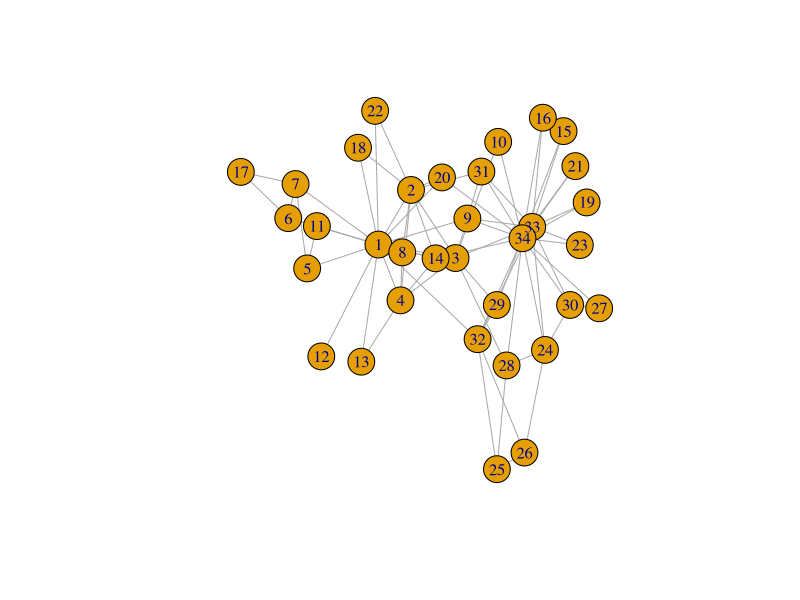
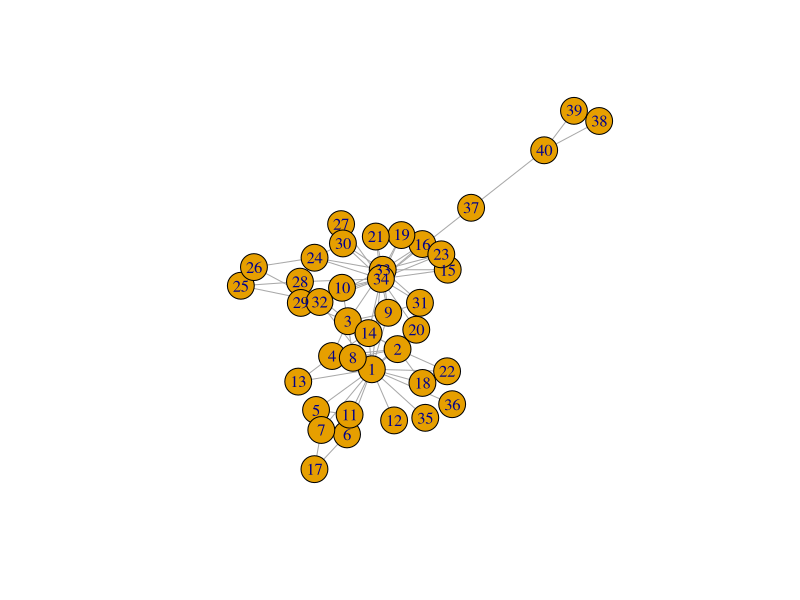
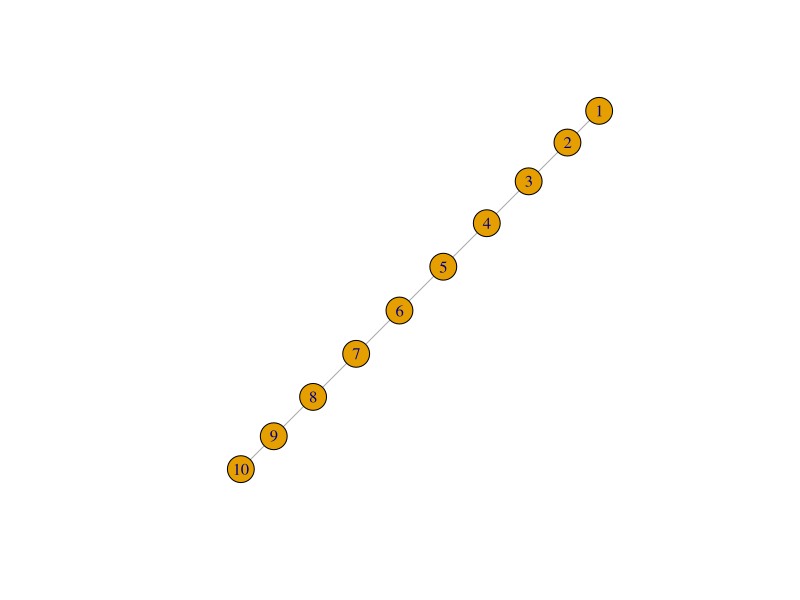
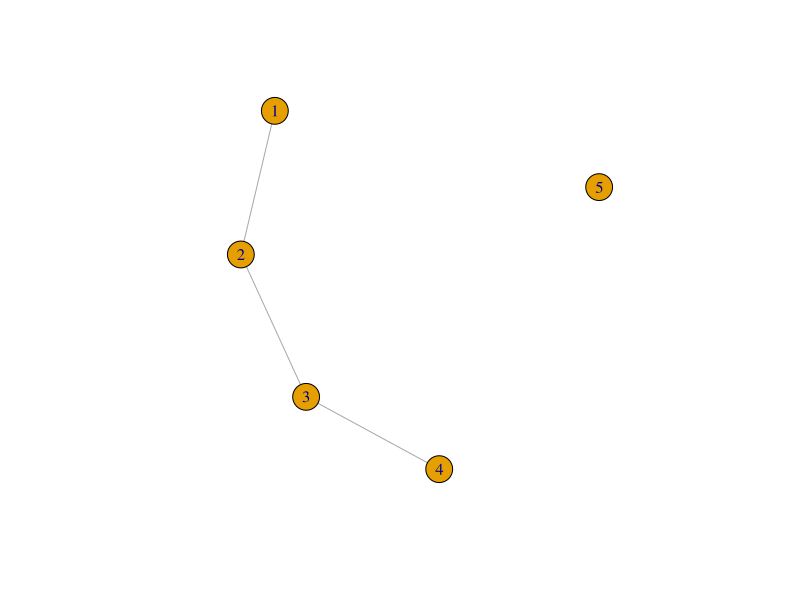
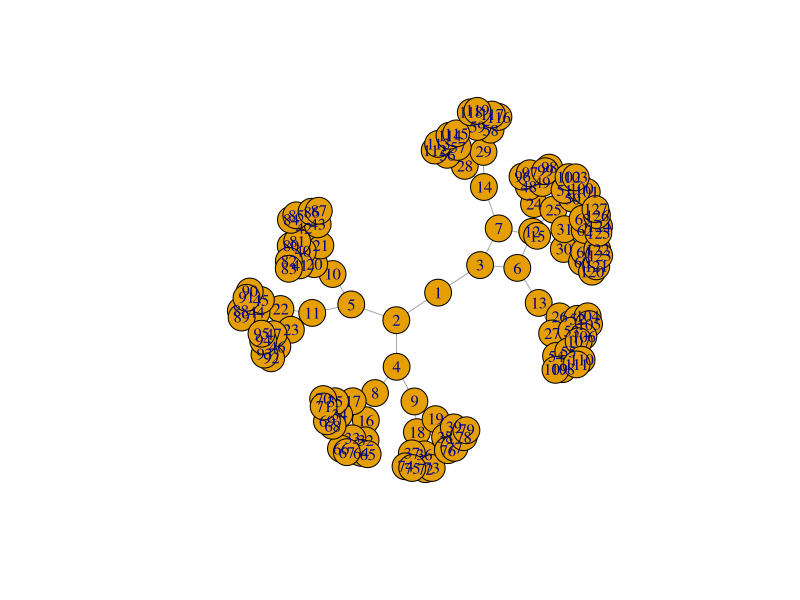
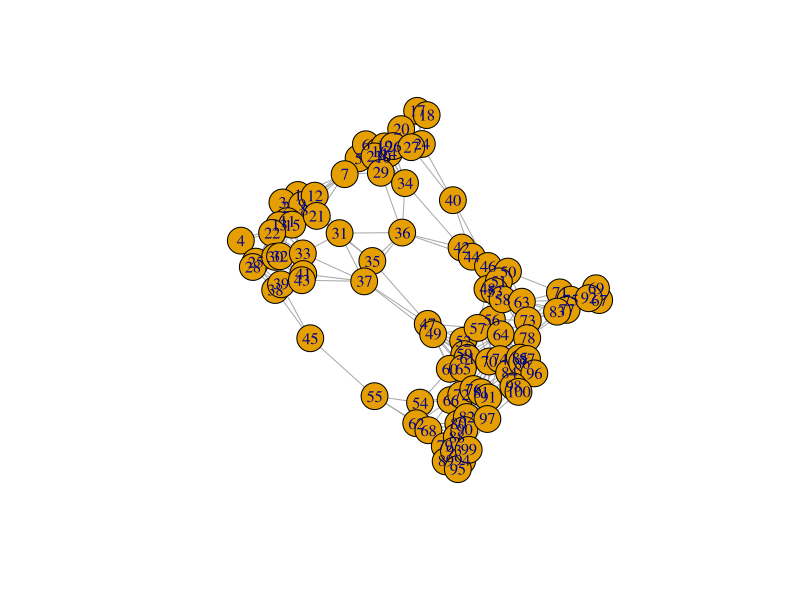
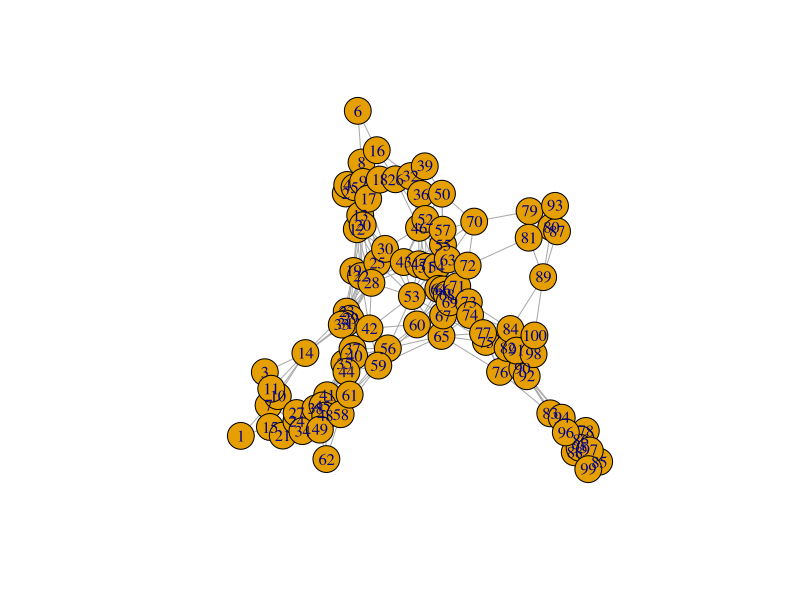
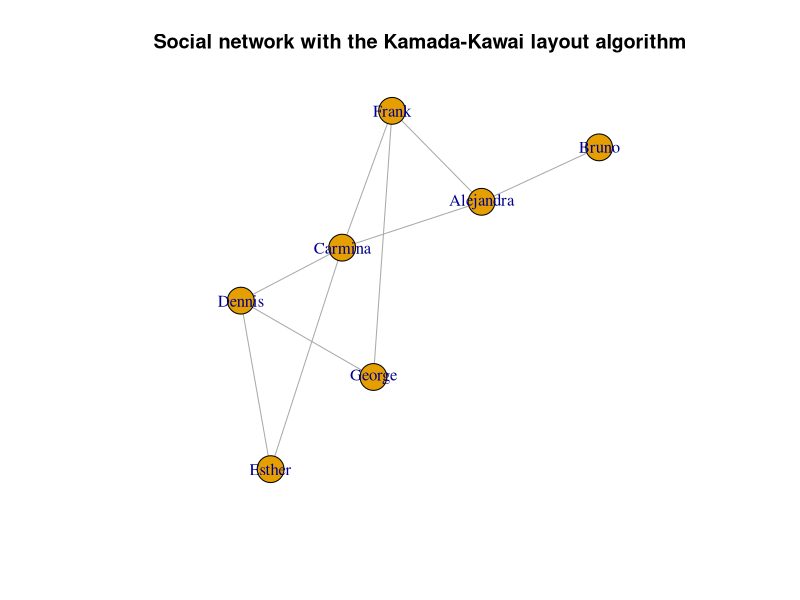

Write R code to recreate these figures, in order.
## ---- chunk 1
# install.packages("igraph")
library(igraph)
## ---- chunk 2
g <- make_empty_graph()
## ---- chunk 3
g <- make_graph(edges = c(1,2, 1,5), n=10, directed = FALSE)
## ---- chunk 4
g
## ---- chunk 5
summary(g)
## ---- chunk 6
g <- make_graph('Zachary')
## ---- chunk 7
plot(g)
## ---- chunk 8
g <- add_vertices(g, 3)
## ---- chunk 9
g <- add_edges(g, edges = c(1,35, 1,36, 34,37))
## ---- chunk 10
g <- g %>% add_edges(edges=c(1,34)) %>% add_vertices(3) %>%
     add_edges(edges=c(38,39, 39,40, 40,38, 40,37))
g

plot(g)
## ---- chunk 11
get.edge.ids(g, c(1,34))
## ---- chunk 12
g <- delete_edges(g, 82)
## ---- chunk 13
g <- make_ring(10) %>% delete_edges("10|1")
plot(g)
## ---- chunk 14
g <- make_ring(5)
g <- delete_edges(g, get.edge.ids(g, c(1,5, 4,5)))
plot(g)
## ---- chunk 15
graph1 <- make_tree(127, 2, mode = "undirected")
summary(graph1)
plot(graph1)
## ---- chunk 16
graph2 <- make_tree(127, 2, mode = "undirected")
## ---- chunk 17
identical_graphs(graph1,graph2)
## ---- chunk 18
graph1 <- sample_grg(100, 0.2)
summary(graph1)
plot(graph1)
## ---- chunk 19
graph2 <- sample_grg(100, 0.2)
identical_graphs(graph1, graph2)
plot(graph2)
## ---- chunk 20
isomorphic(graph1, graph2)
## ---- chunk 21
g <- make_graph(~ Alice-Bob:Claire:Frank, Claire-Alice:Dennis:Frank:Esther,
                George-Dennis:Frank, Dennis-Esther)
## ---- chunk 22
V(g)$age <- c(25, 31, 18, 23, 47, 22, 50) 
V(g)$gender <- c("f", "m", "f", "m", "m", "f", "m")
E(g)$is_formal <- c(FALSE, FALSE, TRUE, TRUE, TRUE, FALSE, TRUE, FALSE, FALSE)
summary(g)
## ---- chunk 23
E(g)$is_formal
E(g)$is_formal[1] <- TRUE
E(g)$is_formal
## ---- chunk 24
g$date <- c("2022-02-11")
graph_attr(g, "date")
## ---- chunk 25
match(c("George"), V(g)$name)
## ---- chunk 26
V(g)$name[1:3] <- c("Alejandra", "Bruno", "Carmina")
V(g)
## ---- chunk 27
g <- delete_vertex_attr(g, "gender")
V(g)$gender
## ---- chunk 28
degree(g)
## ---- chunk 29
degree(g, 7)
## ---- chunk 30
degree(g, v=c(3,4,5))
## ---- chunk 31
degree(g, v=c("Carmina", "Frank", "Dennis"))
## ---- chunk 32
degree(g, "Bruno")
## ---- chunk 33
edge_betweenness(g)
## ---- chunk 34
ebs <- edge_betweenness(g)
as_edgelist(g)[ebs == max(ebs), ]
## ---- chunk 35
which.max(degree(g))
## ---- chunk 36
graph <- graph.full(n=10)
only_odd_vertices <- which(V(graph)%%2==1)
length(only_odd_vertices)
## ---- chunk 37
seq <- V(graph)[2, 3, 7]
seq
## ---- chunk 38
seq <- seq[1, 3]    # filtering an existing vertex set
seq
## ---- chunk 39
V(g)[age < 30]$name
## ---- chunk 40
`%notin%` <- Negate(`%in%`)
## ---- chunk 41
V(g)$degree <- c("A", "B", "B+", "A+", "C", "A", "B")
V(g)$degree[degree(g) == 3]
## ---- chunk 42
V(g)$name[degree(g) == 3]
## ---- chunk 43
E(g)[.from(3)]
## ---- chunk 44
E(g)[.from("Carmina")]
## ---- chunk 45
E(g) [ 3:5 %--% 5:6 ]
## ---- chunk 46
V(g)$gender <- c("f", "m", "f", "m", "m", "f", "m")
## ---- chunk 47
men <- V(g)[gender == "m"]$name
men
## ---- chunk 48
women <- V(g)[gender == "f"]$name
women
## ---- chunk 49
E(g)[men %--% women]
## ---- chunk 50
get.adjacency(g)
## ---- chunk 51
layout <- layout_with_kk(g)
## ---- chunk 52
layout <- layout_as_tree(g, root = 2)
## ---- chunk 53
layout <- layout_with_kk(g)
## ---- chunk 54
plot(g, layout = layout, main = "Social network with the Kamada-Kawai layout algorithm")
## ---- chunk 55
plot(g, layout = layout_with_fr,
     main = "Social network with the Fruchterman-Reingold layout algorithm")
## ---- chunk 56
V(g)$color <- ifelse(V(g)$gender == "m", "yellow", "red")
plot(g, layout = layout, vertex.label.dist = 3.5,
     main = "Social network - with genders as colors")
## ---- chunk 57
plot(g, layout=layout, vertex.label.dist=3.5, vertex.color=as.factor(V(g)$gender))
## ---- chunk 58
plot(g, layout=layout, vertex.label.dist=3.5, vertex.size=20,
     vertex.color=ifelse(V(g)$gender == "m", "yellow", "red"),
     edge.width=ifelse(E(g)$is_formal, 5, 1))
## ---- chunk 59
library(readxl)

people<-read_xlsx("Networks.xlsx", sheet = "People")
relations<-read_xlsx("Networks.xlsx", sheet ="Relations")

f <- graph_from_data_frame(relations, directed=FALSE, vertices=people)


plot(g)

## ---- chunk 60
library(dplyr)
library(igraph)

# Assuming 'people' and 'relations' dataframes are defined somewhere above this code

BCB <- people %>%
  filter(BCB520 == "TRUE") %>%
  select(name, BCB520)

edgelist <- combn(BCB$name, 2)
edgelist_df <- as.data.frame(t(edgelist))
colnames(edgelist_df) <- c("from", "to")
edgelist_df$BCB520 <- "TRUE"
edgelist_df$Advisor <- "FALSE"

relations$BCB520 <- "FALSE"
relations3 <- rbind(relations, edgelist_df)

g <- graph_from_data_frame(relations3, directed = FALSE, vertices = people)

# Correcting the edge color assignment
E(g)$color <- ifelse(E(g)$Advisor == "TRUE", "blue", "red")

# Create a color palette for the departments
department_colors <- setNames(c("red", "cyan", "green", "yellow", "orange", "pink", "lightblue"),
                              c("Biology", "EPPN", "FCS1", "CNR", "FCS2", "PlantSci", "Math"))

# Map the department of each vertex in the graph to the corresponding color
V(g)$color <- department_colors[people$department[match(V(g)$name, people$name)]]

# Plot the graph
plot(g, 
     layout = layout_with_kk(g), 
     vertex.color = V(g)$color, 
     vertex.size = 35,
     vertex.label.cex = 0.6,
     vertex.label.color = "black",
     vertex.label.font = 2)

# Adding a legend for departments manually
legend("topright",
       legend = names(department_colors),
       col = department_colors,
       pch = 20,
       cex = 0.8,
       title = "Department",
       bty = "n")



